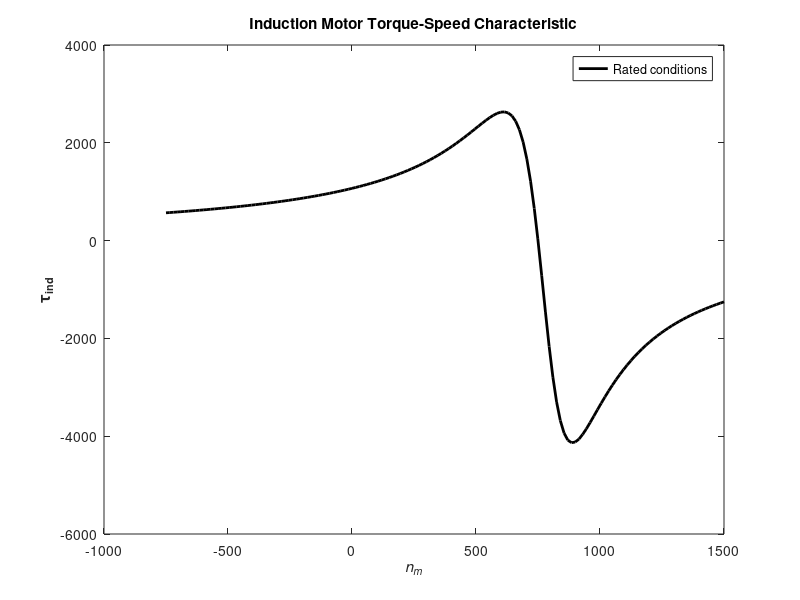
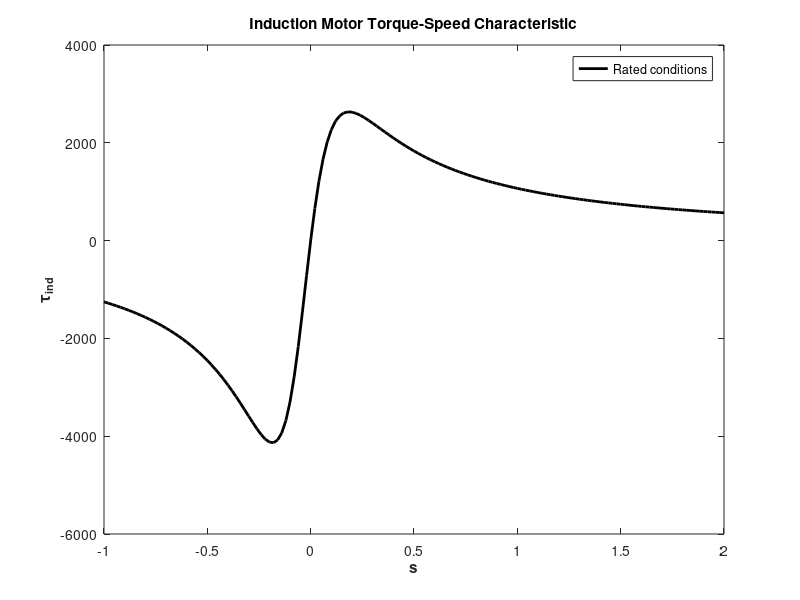
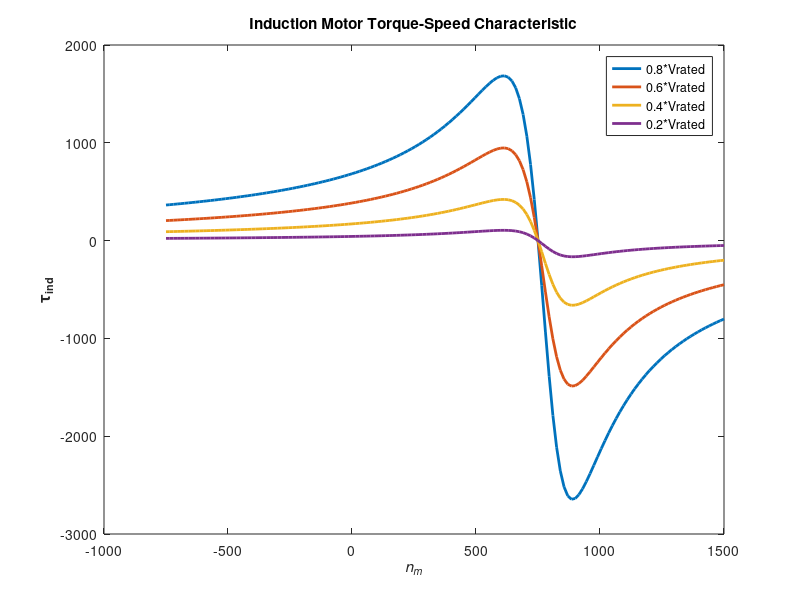
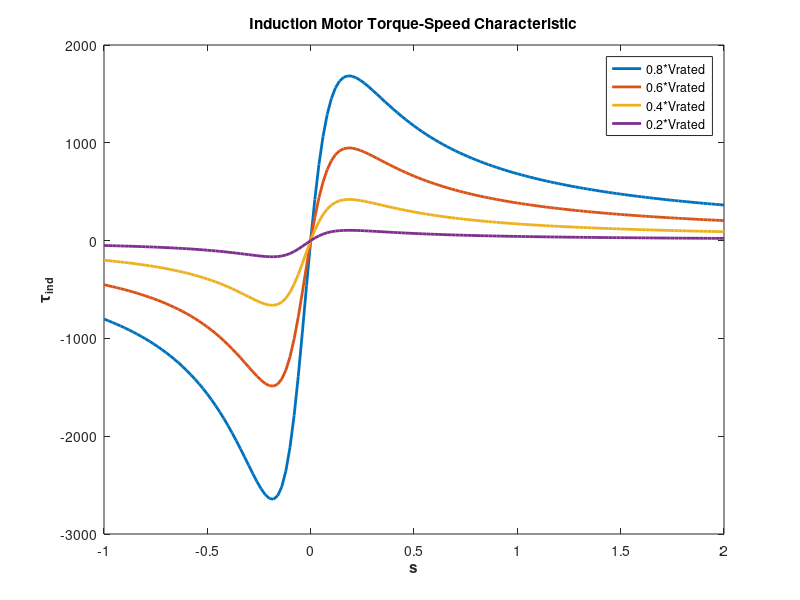

The MATLAB script that drew these images, in order:
clc;clear; close all;
% M-file: torque_speed_curve.m
% M-file create a plot of the torque-speed curve of the 
%   induction motor of Example 7-5. 
% First, initialize the values needed in this program.
r1 = 0.085;                 % Stator resistance
x1 = 0.196;                 % Stator reactance
r2 = 0.067;                 % Rotor resistance
x2 = 0.161;                 % Rotor reactance
xm = 6.65;                  % Magnetization branch reactance
v_phase = 440 / sqrt(3);    % Phase voltage
f=[15 25 50 65];             % frequency
n_sync = 60*f(3)/4;              % Synchronous speed (r/min)
w_sync = 2*pi*f(3)/4;             % Synchronous speed (rad/s)
% Calculate the Thevenin voltage and impedance from Equations
% 7-41a and 7-43.
v_th = v_phase * ( xm / sqrt(r1^2 + (x1 + xm)^2) );
z_th = ((j*xm) * (r1 + j*x1)) / (r1 + j*(x1 + xm));
r_th = real(z_th);
x_th = imag(z_th);
% Now calculate the torque-speed characteristic for many
% slips between 2 and -1.  Note that the s(51) slip value 
% is set to 0.001 instead of exactly 0 to avoid divide-
% by-zero problems.
s = (-50:1:100) / 50;           % Slip
s(51) = 0.001;
nm = (1 - s) * n_sync;       % Mechanical speed
% For the Rated value V=440
% Calculate torque for original rotor resistance, frequency and voltage 
t_ind2 = (3 * v_th^2 * r2 ./ s) ./ ...
            (w_sync * ((r_th + r2./s).^2 + (x_th + x2)^2) );
% Plot the torque-speed curve
plot(nm,t_ind2,'Color','k','LineWidth',2.0);
xlabel('\itn_{m}','Fontweight','Bold');
ylabel('\tau_{ind}','Fontweight','Bold');
title ('Induction Motor Torque-Speed Characteristic','Fontweight','Bold');
legend ('Rated conditions');
saveas(gcf, "Rated conditions.png")
grid on;
% Plot the torque with s
plot(s,t_ind2,'Color','k','LineWidth',2.0);
xlabel('s','Fontweight','Bold');
ylabel('\tau_{ind}','Fontweight','Bold');
title ('Induction Motor Torque-Speed Characteristic','Fontweight','Bold');
legend ('Rated conditions');
saveas(gcf, "Rated conditions2.png")
grid on;

%=====================%
%b) V = 0.8, 0.6 Vrated, 0.4 Vrated and 0.2 Vrated.
v_phase2 = (0.8:-0.2:0.2).*440 / sqrt(3); 
v_th2 = v_phase2 * ( xm / sqrt(r1^2 + (x1 + xm)^2) );

t_ind2 = (3 * v_th2'.^2 * r2 ./ s) ./ ...
            (w_sync * ((r_th + r2./s).^2 + (x_th + x2)^2) );
% Plot the torque-speed curve
  plot(nm,t_ind2,'LineWidth',2.0);
  hold on
  xlabel('\itn_{m}','Fontweight','Bold');
  ylabel('\tau_{ind}','Fontweight','Bold');
  title ('Induction Motor Torque-Speed Characteristic','Fontweight','Bold');
legend ('0.8*Vrated','0.6*Vrated', ...
          '0.4*Vrated', '0.2*Vrated');
hold off
saveas(gcf, "Voltage sweep.png")
grid on;
% Plot the torque with s
  plot(s,t_ind2,'LineWidth',2.0);
  hold on
  xlabel('s','Fontweight','Bold');
  ylabel('\tau_{ind}','Fontweight','Bold');
  title ('Induction Motor Torque-Speed Characteristic','Fontweight','Bold');
legend ('0.8*Vrated','0.6*Vrated', ...
          '0.4*Vrated', '0.2*Vrated');
hold off
saveas(gcf, "Voltage sweep2.png")
grid on;
 
%c) f = 15 Hz, 25 Hz, 50 Hz, and 65 Hz. 

n_sync2 = 60*f/4;              % Synchronous speed (r/min)
w_sync2 = 2*pi*f/4;             % Synchronous speed (rad/s)
for i=1:length(w_sync2)
  nm2 = (1 - s) * n_sync2(i);       % Mechanical speed

  t_ind2 = (3 * v_th^2 * r2 ./ s) ./ ...
              (w_sync2(i) * ((r_th + r2./s).^2 + (x_th + x2)^2) );
  % Plot the torque-speed curve
  plot(nm2,t_ind2,'LineWidth',2.0);
  xlabel('\itn_{m}','Fontweight','Bold');
  ylabel('\tau_{ind}','Fontweight','Bold');
  title ('Induction Motor Torque-Speed Characteristic','Fontweight','Bold');
  
  legend (strcat("Freq=",num2str(f(i))));
  grid on;
  saveas(gcf, strcat("Freq=",num2str(f(i)),".png"))
end

for i=1:length(w_sync2)
  t_ind2 = (3 * v_th^2 * r2 ./ s) ./ ...
              (w_sync2(i) * ((r_th + r2./s).^2 + (x_th + x2)^2) );
  
  % Plot the torque with s
  plot(s,t_ind2, 'LineWidth',2.0);
  xlabel('s','Fontweight','Bold');
  ylabel('\tau_{ind}','Fontweight','Bold');
  title ('Induction Motor Torque-Speed Characteristic','Fontweight','Bold');
  
  legend (strcat("Freq=",num2str(f(i))));
  grid on;
  saveas(gcf, strcat("Freq=",num2str(f(i)),"2.png"))
 end
 
%d) R1=2R1, R1=3R1 and R1=4R1.
r1 = [2 3 4].*0.085;                 % Stator resistance
% Calculate the Thevenin voltage and impedance from Equations
% 7-41a and 7-43.
v_th = v_phase * ( xm ./ sqrt(r1.^2 + (x1 + xm)^2) );
z_th = ((j*xm) * (r1 + j*x1)) ./ (r1 + j*(x1 + xm));
r_th = real(z_th);
x_th = imag(z_th);
t_ind2 = (3 * v_th'.^2 * r2 ./ s) ./ ...
            (w_sync * ((r_th' + r2./s).^2 + (x_th' + x2).^2) );
% Plot the torque-speed curve
plot(nm,t_ind2,'LineWidth',2.0);
xlabel('\itn_{m}','Fontweight','Bold');
ylabel('\tau_{ind}','Fontweight','Bold');
title ('Induction Motor Torque-Speed Characteristic','Fontweight','Bold');
legend ('2*R1','3*R1','4*R1');
saveas(gcf, "Resistance sweep.png")
grid on;

% Plot the torque with s
plot(s,t_ind2,'LineWidth',2.0);
xlabel('s','Fontweight','Bold');
ylabel('\tau_{ind}','Fontweight','Bold');
title ('Induction Motor Torque-Speed Characteristic','Fontweight','Bold');
legend ('2*R1','3*R1','4*R1');
saveas(gcf, "Resistance sweep2.png")
grid on;


% Another solution
%{
  r=repmat((3 * v_th'.^2 * (r2) ./ s)', 1, 1, 4);
  r2=repmat((w_sync' .* ((r_th + (r2)./s).^2 + (x_th + x2)^2) )', 1, 1, 5);
  r2=permute(r2,[1,3,2]);
  
  t_ind3 =  r./r2;
%}
